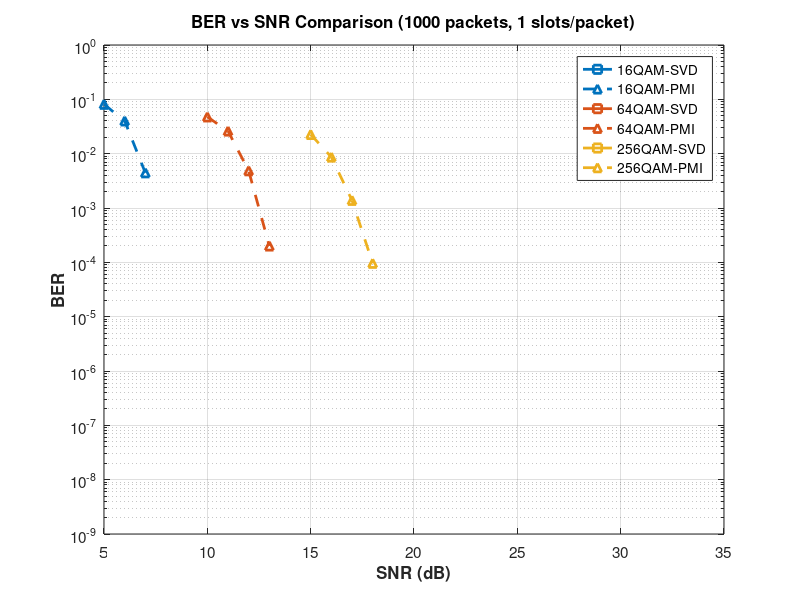

Recreate this plot in MATLAB.
% Extract data from simulation results

% 16QAM-SVD
SNRdB_16QAM_SVD = [5:25]';
BER_16QAM_SVD = [0.0000e+00; 0.0000e+00; 0.0000e+00; 0.0000e+00; 0.0000e+00; ...
    0.0000e+00; 0.0000e+00; 0.0000e+00; 0.0000e+00; 0.0000e+00; ...
    0.0000e+00; 0.0000e+00; 0.0000e+00; 0.0000e+00; 0.0000e+00; ...
    0.0000e+00; 0.0000e+00; 0.0000e+00; 0.0000e+00; 0.0000e+00; ...
    0.0000e+00];
AvgBitErr_16QAM_SVD = [0.00; 0.00; 0.00; 0.00; 0.00; ...
    0.00; 0.00; 0.00; 0.00; 0.00; ...
    0.00; 0.00; 0.00; 0.00; 0.00; ...
    0.00; 0.00; 0.00; 0.00; 0.00; ...
    0.00];
PktErr_16QAM_SVD = [0; 0; 0; 0; 0; ...
    0; 0; 0; 0; 0; ...
    0; 0; 0; 0; 0; ...
    0; 0; 0; 0; 0; ...
    0];

% 16QAM-PMI
SNRdB_16QAM_PMI = [5:25]';
BER_16QAM_PMI = [8.1078e-02; 4.0051e-02; 4.4443e-03; 0.0000e+00; 0.0000e+00; ...
    0.0000e+00; 0.0000e+00; 0.0000e+00; 0.0000e+00; 0.0000e+00; ...
    0.0000e+00; 0.0000e+00; 0.0000e+00; 0.0000e+00; 0.0000e+00; ...
    0.0000e+00; 0.0000e+00; 0.0000e+00; 0.0000e+00; 0.0000e+00; ...
    0.0000e+00];
AvgBitErr_16QAM_PMI = [1951.72; 964.10; 106.98; 0.69; 0.00; ...
    0.00; 0.00; 0.00; 0.00; 0.00; ...
    0.00; 0.00; 0.00; 0.00; 0.00; ...
    0.00; 0.00; 0.00; 0.00; 0.00; ...
    0.00];
PktErr_16QAM_PMI = [982; 985; 671; 46; 0; ...
    0; 0; 0; 0; 0; ...
    0; 0; 0; 0; 0; ...
    0; 0; 0; 0; 0; ...
    0];

% 64QAM-SVD
SNRdB_64QAM_SVD = [10:30]';
BER_64QAM_SVD = [0.0000e+00; 0.0000e+00; 0.0000e+00; 0.0000e+00; 0.0000e+00; ...
    0.0000e+00; 0.0000e+00; 0.0000e+00; 0.0000e+00; 0.0000e+00; ...
    0.0000e+00; 0.0000e+00; 0.0000e+00; 0.0000e+00; 0.0000e+00; ...
    0.0000e+00; 0.0000e+00; 0.0000e+00; 0.0000e+00; 0.0000e+00; ...
    0.0000e+00];
AvgBitErr_64QAM_SVD = [1.52; 0.00; 0.94; 0.00; 0.00; ...
    0.00; 0.00; 0.00; 0.00; 0.00; ...
    0.00; 0.00; 0.00; 0.00; 0.00; ...
    0.00; 0.00; 0.00; 0.00; 0.00; ...
    0.00];
PktErr_64QAM_SVD = [1; 0; 2; 0; 0; ...
    0; 0; 0; 0; 0; ...
    0; 0; 0; 0; 0; ...
    0; 0; 0; 0; 0; ...
    0];

% 64QAM-PMI
SNRdB_64QAM_PMI = [10:30]';
BER_64QAM_PMI = [4.7515e-02; 2.6104e-02; 4.8473e-03; 1.9999e-04; 0.0000e+00; ...
    0.0000e+00; 0.0000e+00; 0.0000e+00; 0.0000e+00; 0.0000e+00; ...
    0.0000e+00; 0.0000e+00; 0.0000e+00; 0.0000e+00; 0.0000e+00; ...
    0.0000e+00; 0.0000e+00; 0.0000e+00; 0.0000e+00; 0.0000e+00; ...
    0.0000e+00];
AvgBitErr_64QAM_PMI = [1703.70; 935.97; 173.80; 7.17; 0.00; ...
    0.00; 0.00; 0.00; 0.00; 0.00; ...
    0.00; 0.00; 0.00; 0.00; 0.00; ...
    0.00; 0.00; 0.00; 0.00; 0.00; ...
    0.00];
PktErr_64QAM_PMI = [1000; 991; 746; 131; 0; ...
    0; 0; 0; 0; 0; ...
    0; 0; 0; 0; 0; ...
    0; 0; 0; 0; 0; ...
    0];

% 256QAM-SVD
SNRdB_256QAM_SVD = [15:35]';
BER_256QAM_SVD = [0.0000e+00; 0.0000e+00; 0.0000e+00; 0.0000e+00; 0.0000e+00; ...
    0.0000e+00; 0.0000e+00; 0.0000e+00; 0.0000e+00; 0.0000e+00; ...
    0.0000e+00; 0.0000e+00; 0.0000e+00; 0.0000e+00; 0.0000e+00; ...
    0.0000e+00; 0.0000e+00; 0.0000e+00; 0.0000e+00; 0.0000e+00; ...
    0.0000e+00];
AvgBitErr_256QAM_SVD = [0.00; 0.29; 0.00; 0.00; 0.00; ...
    0.00; 0.00; 0.00; 0.00; 0.00; ...
    0.00; 0.00; 0.00; 0.00; 0.00; ...
    0.00; 0.00; 0.00; 0.00; 0.00; ...
    0.00];
PktErr_256QAM_SVD = [0; 1; 0; 0; 0; ...
    0; 0; 0; 0; 0; ...
    0; 0; 0; 0; 0; ...
    0; 0; 0; 0; 0; ...
    0];

% 256QAM-PMI
SNRdB_256QAM_PMI = [15:35]';
BER_256QAM_PMI = [2.2573e-02; 8.6536e-03; 1.3835e-03; 9.6039e-05; 0.0000e+00; ...
    0.0000e+00; 0.0000e+00; 0.0000e+00; 0.0000e+00; 0.0000e+00; ...
    0.0000e+00; 0.0000e+00; 0.0000e+00; 0.0000e+00; 0.0000e+00; ...
    0.0000e+00; 0.0000e+00; 0.0000e+00; 0.0000e+00; 0.0000e+00; ...
    0.0000e+00];
AvgBitErr_256QAM_PMI = [1087.29; 416.83; 66.64; 4.63; 0.20; ...
    0.00; 0.00; 0.00; 0.00; 0.00; ...
    0.00; 0.00; 0.00; 0.00; 0.00; ...
    0.00; 0.00; 0.00; 0.00; 0.00; ...
    0.00];
PktErr_256QAM_PMI = [999; 943; 540; 134; 19; ...
    0; 0; 1; 0; 0; ...
    0; 0; 0; 0; 0; ...
    0; 0; 0; 0; 0; ...
    0];

% Store in cell arrays
SNRdB_all = {SNRdB_16QAM_SVD, SNRdB_16QAM_PMI, SNRdB_64QAM_SVD, ...
             SNRdB_64QAM_PMI, SNRdB_256QAM_SVD, SNRdB_256QAM_PMI};
avgBER_all = {BER_16QAM_SVD, BER_16QAM_PMI, BER_64QAM_SVD, ...
              BER_64QAM_PMI, BER_256QAM_SVD, BER_256QAM_PMI};
avgBitErr_all = {AvgBitErr_16QAM_SVD, AvgBitErr_16QAM_PMI, AvgBitErr_64QAM_SVD, ...
                 AvgBitErr_64QAM_PMI, AvgBitErr_256QAM_SVD, AvgBitErr_256QAM_PMI};
pktErr_all = {PktErr_16QAM_SVD, PktErr_16QAM_PMI, PktErr_64QAM_SVD, ...
              PktErr_64QAM_PMI, PktErr_256QAM_SVD, PktErr_256QAM_PMI};

% Configuration
ModOrderList = [16, 64, 256];
pmiPrecodingList = [false, true]; % SVD, PMI
combinationLabels = {'16QAM-SVD', '16QAM-PMI', '64QAM-SVD', ...
                     '64QAM-PMI', '256QAM-SVD', '256QAM-PMI'};
numIter = 1000;
noSlotsSim = 1;

% Plotting
numCombinations = length(ModOrderList) * length(pmiPrecodingList);
modColors = lines(length(ModOrderList));
lineStyles = {'-', '--'};
markers = {'s', '^'};
for combIdx = 1:numCombinations
    modIdx = ceil(combIdx / length(pmiPrecodingList));
    pmiIdx = mod(combIdx - 1, length(pmiPrecodingList)) + 1;
    semilogy(SNRdB_all{combIdx}, avgBER_all{combIdx}, ... 
        'LineWidth', 2, ...
        'LineStyle', lineStyles{pmiIdx}, ...
        'Marker', markers{pmiIdx}, ...
        'MarkerSize', 6, ...
        'Color', modColors(modIdx, :), ...
        'DisplayName', combinationLabels{combIdx});
    hold on;
end
grid on;
hold off;
xlabel('SNR (dB)', 'FontSize', 12, 'FontWeight', 'bold');
ylabel('BER', 'FontSize', 12, 'FontWeight', 'bold');
title(sprintf('BER vs SNR Comparison (%d packets, %d slots/packet)', numIter, noSlotsSim), ...
    'FontSize', 14, 'FontWeight', 'bold');
legend('Location', 'best', 'FontSize', 10);
set(gca, 'FontSize', 11);
ylim([1e-9 1e0]);
